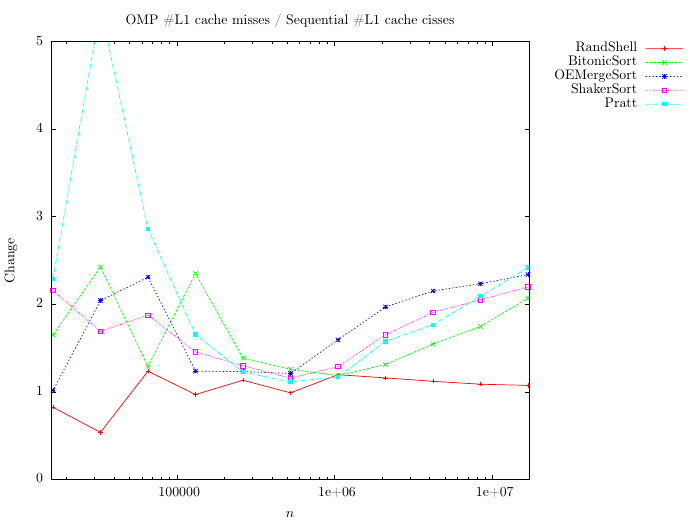

This chart was generated by the following gnuplot code:
print "CACHE"

set autoscale
set term epslatex size 7, 5.24 standalone color colortext 10
set key out vert
set key right top
set output 'cachediff.tex'
unset label                            # remove any previous labels
set xtic auto                          # set xtics automatically
set ytic auto                          # set ytics automatically
set title 'OMP \#L1 cache misses / Sequential \#L1 cache cisses'
set xlabel '$n$'
set ylabel 'Change'
set yrange[0:5]
set xrange[16000:17000000]
unset logscale x

stats '< join RShellSortPure.res RShellSortPureOMP.res' using ($12/$6) every ::5 name 'A'
stats '< join BitonicSort.res BitonicSortOMP.res' using ($12/$6) every ::5 name 'B'
stats '< join OddEvenMergeSort.res OddEvenMergeSortOMP.res' using ($6/$7) every ::5 name 'C'
stats '< join ShakerSort.res ShakerSortOMP.res' using ($12/$6) every ::5 name 'D'
stats '< join Pratt.res PrattOMP.res' using ($12/$6) every ::5 name 'E'

set logscale x

plot  	'< join RShellSortPure.res RShellSortPureOMP.res' using 1:($12/$6) title 'RandShell' with linespoints linecolor 1 linetype 1 linewidth 2, \
		'< join BitonicSort.res BitonicSortOMP.res' using 1:($12/$6) title 'BitonicSort' with linespoints linecolor 2 linetype 2 linewidth 2, \
		'< join OddEvenMergeSort.res OddEvenMergeSortOMP.res' using 1:($12/$6) title 'OEMergeSort' with linespoints linecolor 3 linetype 3 linewidth 2, \
		'< join ShakerSort.res ShakerSortOMP.res' using 1:($12/$6) title 'ShakerSort' with linespoints linecolor 4 linetype 4 linewidth 2, \
		'< join Pratt.res PrattOMP.res' using 1:($12/$6) title 'Pratt' with linespoints linecolor 5 linetype 5 linewidth 2

